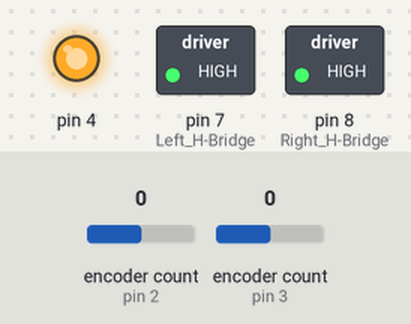
The sketch below on a simulated Arduino Uno, built with avr-gcc and run on an emulated ATmega328P. Shown: switched loads named in the sketch (green lamp = pin HIGH), output pins drawn as LEDs (lit = HIGH). The test bench sets the inputs (shaded band); at power-on: encoder count (sensors on pin 2, pin 3) 0. Pins used as bus, display or sensor lines are not drawn; what the sketch prints to the serial monitor is not drawn.

Above: at 0.1 s.
Timing chart, 0 to 1.6 s (numbered marks = the images above):
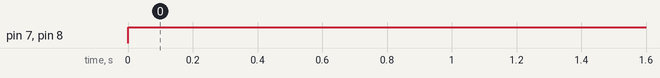

The sketch:

rotationalControl.ino
```cpp
/*
October 12, 2023
Goal: Unsure ATM
*/

#include <Encoder.h>

#define BATTERY_VOLTAGE 8.0
#define ROBOT_DIAMETER_IN_CM 36.5
#define WHEEL_DIAMETER_IN_CM 15

#define KpLEFT 0.012
#define KiLEFT 0.00019
#define KpRIGHT 0.012
#define KiRIGHT 0.00019

#define KpANGLE 0.012 // Completely arbitrary. I don't want to do simulation and don't have access to the robot
#define KdANGLE 0.0002 // See above

#define TARGET_FEET 10.0
#define TARGET_ANGLE_RADIANS 0
#define MAX_PWM 100


double voltDelta; // {Delta}V_a as listed in SteeringControl_handout.pdf -> V_right - V_left

double voltageLeft, voltageRight;
double integralLeft, integralRight;

double derivativeAngle = 0.0;
double prevErrorAngle = 0;

float currentTime; // Current time in seconds
unsigned long lastTimeMs = 0; // Time at which last loop finished running in ms
unsigned long startTimeMs; // Time when the code starts running in ms
unsigned long desiredTsMs = 5; // Desired sampling time in ms -- previously was 10, may want to change back


// Encoder setup
Encoder EncLeft(3, 6); // Encoder on left wheel is pins 3 and 6
Encoder EncRight(2, 5); // Encoder on right wheel is pins 2 and 5

void setup() {
  // Serial Setup - mostly used for debugging
  Serial.begin(115200);
  Serial.println("Ready!"); // For ReadfromArduino.mlx

  // Motor Pins
  pinMode(4, OUTPUT);
  digitalWrite(4, HIGH);

  pinMode(7, OUTPUT); // Left H-Bridge
  pinMode(8, OUTPUT); // Right H-Bridge
  pinMode(9, OUTPUT); // Left power
  pinMode(10, OUTPUT); // Right power

  // Timing
  lastTimeMs - millis();
  startTimeMs = lastTimeMs;

}

void loop() {
  currentTime = (float)(lastTimeMs - startTimeMs)/1000;

  long currentPosLeft = -EncLeft.read(); //Negative because this motor is facing "backwards"
  long currentPosRight = EncRight.read();


  // Linear Distance Control
  // PI Control
  long targetPos = 2070 * TARGET_FEET; // 3200.0 / (15.0 * PI) * 30.48

  long errorLeft = targetPos - currentPosLeft;
  long errorRight = targetPos - currentPosRight;

  integralRight = integralRight + ( double(desiredTsMs) / 1000.0 ) * errorRight;
  integralLeft = integralLeft + ( double(desiredTsMs) / 1000.0 ) * errorLeft;

  double linearVoltRight = KpRIGHT * errorRight + KiRIGHT * integralRight;
  double linearVoltLeft = KpLEFT * errorLeft + KiLEFT * integralLeft;


  // Angle Control
  long targetAngle = TARGET_ANGLE_RADIANS;
  double thetaRight = 2.0 * PI * (double)((double)currentPosRight / 3200.0); // Right Wheel Position in Radians
  double thetaLeft = 2.0 * PI * (double)((double)currentPosLeft / 3200.0); // Left Wheel Position in Radians
  long currentAngle = WHEEL_DIAMETER_IN_CM * (thetaRight - thetaLeft) / ROBOT_DIAMETER_IN_CM;

  // This is a basic PD control.
  // TO DO: tune PD, decide if I is necessary
  //      : test this, could be completely incorrect
  double errorAngle = targetAngle - currentAngle;

  if (prevErrorAngle == 0) { // Don't do on the first loop
    derivativeAngle = 0;
  } else {
    derivativeAngle = (errorAngle - prevErrorAngle) / desiredTsMs;
  }

  prevErrorAngle = errorAngle;
  voltDelta = KpANGLE * errorAngle + KdANGLE * derivativeAngle;

  // Set voltages
  voltageRight = (linearVoltRight + voltDelta);
  voltageLeft = (linearVoltLeft - voltDelta);

  // H-Bridge Direction
  if(voltageLeft > 0) {
    digitalWrite(7, HIGH);
  } else {
    digitalWrite(7, LOW);
  }

  if(voltageRight > 0) {
    digitalWrite(8, HIGH);
  } else {
    digitalWrite(8, LOW);
  }

  // Powering the motors
  int PWMLeft = 255 * abs(voltageLeft) / BATTERY_VOLTAGE;
  analogWrite(9, min(PWMLeft, MAX_PWM));

  int PWMRight = 255 * abs(voltageRight) / BATTERY_VOLTAGE;
  analogWrite(10, min(PWMRight, MAX_PWM));


  while(millis() < lastTimeMs + desiredTsMs);
  lastTimeMs = millis();
}
```

Measured:
- by itself, pin 7 (Left_H-Bridge), pin 8 (Right_H-Bridge): LOW → HIGH at 0.00 s
